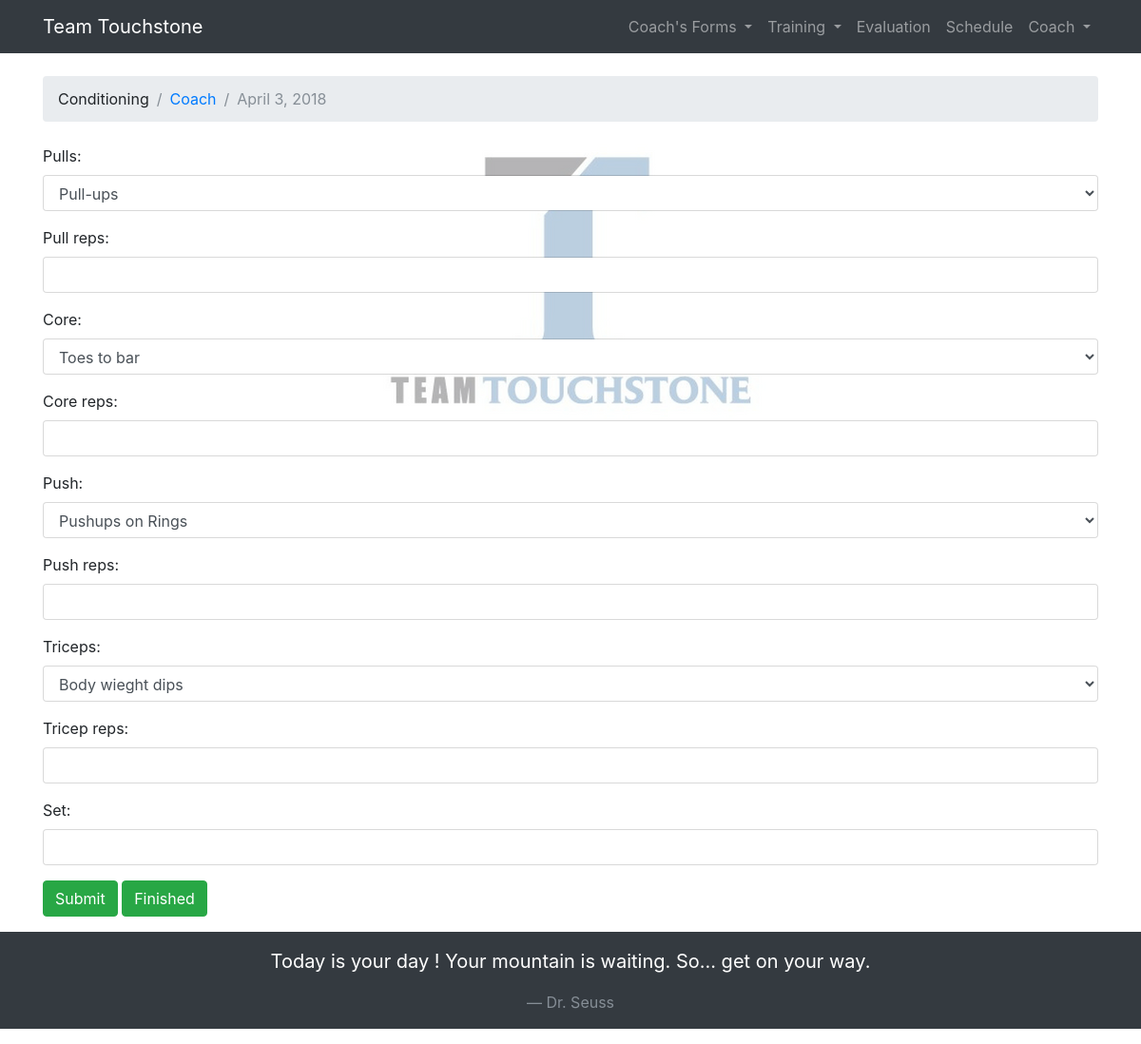
The app's page /AthletePage/new/ (signed in) with its own data.
### training/models.py (models this page shows, shortened)
class Athlete(models.Model):
    user = models.OneToOneField(User, on_delete=models.CASCADE)
    birthdate = models.DateField(null=True, blank=True)
    height = models.IntegerField(null=True, blank=True)
    wingspan = models.IntegerField(null=True, blank=True)
    ape_index = models.IntegerField(null=True, blank=True)
    weight = models.IntegerField(null=True, blank=True)
    guardian1 = models.CharField(max_length=50, blank=True)
    guardian1_email = models.EmailField(max_length=75, blank=True)
    guardian2 = models.CharField(max_length=50, blank=True)
    guardian2_email = models.EmailField(max_length=75, blank=True)
    eval_date = models.DateField(null=True, blank=True)

class ClimbingQuotes(models.Model):
    author = models.CharField(max_length=30)
    quote = models.CharField(max_length=200)

### training/views.py (the view)
# urls.py: url(r'^AthletePage/new/$', views.newConditioning, name='newConditioning'),
@login_required
def newConditioning(request):
    quote = ClimbingQuotes.objects.get(id=random.randint(1, quote_num))
    athlete = get_user(request)
    pulls = RefCategory.objects.get(pk=CATEGORY_ID['pulls']).get_last_exercise(athlete)
    core = RefCategory.objects.get(pk=CATEGORY_ID['core']).get_last_exercise(athlete)
    push = RefCategory.objects.get(pk=CATEGORY_ID['push']).get_last_exercise(athlete)
    triceps = RefCategory.objects.get(pk=CATEGORY_ID['triceps']).get_last_exercise(athlete)
    if request.method == 'POST':
        form = AthleteConditioningForm(request.POST)
        if form.is_valid():
            conditioning = form
            coreObject = Conditioning()
            coreObject.session, created = Session.objects.get_or_create(sessionDate=DATE,
                athlete=athlete)
            coreObject.exercise = conditioning.cleaned_data['Core']
            coreObject.repetitions = conditioning.cleaned_data['Core_Reps']
            coreObject.setNum = conditioning.cleaned_data['Set']
            pullObject = Conditioning()
            pullObject.session, created = Session.objects.get_or_create(sessionDate=DATE,
                athlete=athlete)
            pullObject.exercise = conditioning.cleaned_data['Pulls']
            pullObject.repetitions = conditioning.cleaned_data['Pull_Reps']
            pullObject.setNum = conditioning.cleaned_data['Set']
            pushObject = Conditioning()
            pushObject.session, created = Session.objects.get_or_create(sessionDate=DATE,
                athlete=athlete)
            pushObject.exercise = conditioning.cleaned_data['Push']
            pushObject.repetitions = conditioning.cleaned_data['Push_Reps']
            pushObject.setNum = conditioning.cleaned_data['Set']
            TricepsObject = Conditioning()
            TricepsObject.session, created = Session.objects.get_or_create(sessionDate=DATE,
                athlete=athlete)
            TricepsObject.exercise = conditioning.cleaned_data['Triceps']
            TricepsObject.repetitions = conditioning.cleaned_data['Tricep_Reps']
            TricepsObject.setNum = conditioning.cleaned_data['Set']
            TricepsObject.save()
            pushObject.save()
            pullObject.save()
            coreObject.save()
            return redirect('athletePage')
    else:
        form = AthleteConditioningForm(initial={'Pulls': pulls, 'Core': core, 'Push': push,
                'Triceps': triceps })
    return render(request, 'new_conditioning.html', {'athlete': athlete, 'form': form, 'date': DATE, 'quote': quote})

### training/forms.py
class AthleteConditioningForm(forms.Form):
    Pulls = forms.ModelChoiceField(queryset=RefExercise.objects.filter(category__id=1))
    Pull_Reps = forms.IntegerField(min_value=1, max_value=12)
    Core = forms.ModelChoiceField(queryset=None)
    Core_Reps = forms.IntegerField(min_value=1, max_value=12)
    Push = forms.ModelChoiceField(queryset=None)
    Push_Reps = forms.IntegerField(min_value=1, max_value=12)
    Triceps = forms.ModelChoiceField(queryset=None)
    Tricep_Reps = forms.IntegerField(min_value=1, max_value=12)
    Set = forms.IntegerField(min_value=1, max_value=3)
    def __init__(self, *args, **kwargs):
        super(AthleteConditioningForm, self).__init__(*args, **kwargs)
        self.fields['Core'].queryset =RefExercise.objects.filter(category__id=3)
        self.fields['Push'].queryset =RefExercise.objects.filter(category__id=2)
        self.fields['Triceps'].queryset =RefExercise.objects.filter(category__id=4)

### training/models.py (called while the page is built)
    def get_last_exercise(self, athlete):
        try:
            last_exercise = Conditioning.objects.filter(session__athlete = athlete, exercise__category=self).last()
            return last_exercise.exercise
        except:
            return None

    def __str__(self):
        return self.exercise

### training/views.py (called while the page is built)
def get_user(request):
    pk = request.user.pk
    athlete = get_object_or_404(Athlete, user__pk=pk)
    return athlete

### templates/new_conditioning.html (shortened to what this page needs)
{% extends 'base.html' %}
{% block breadcrumb %}
<li class="breadcrumb-item">Conditioning</li>
  <li class="breadcrumb-item"><a href="{% url 'athletePage' %}">{{ athlete.user.username }}</a></li>
  <li class="breadcrumb-item active">{{date}}</li>
{% endblock %}
{% block content %}
<form method="post" novalidate>
  {% include 'includes/form.html' %}
  <button type="submit" class="btn btn-success">Submit</button>
  <a class="btn btn-success" href="{% url 'athletePage' %}">Finished</a>
</form>
{% endblock %}

### templates/base.html (shortened to what this page needs)
{% load static %}
<!DOCTYPE html>
<html>
  <head>
    <link rel="stylesheet" href="{% static 'css/bootstrap.min.css' %}">
    <link rel="stylesheet" href="{% static 'css/training.css' %}">
    <link rel="stylesheet" href="{% static 'css/flipclock.css' %}">
  </head>
  <body>
   {% block body %}
    <nav class="navbar navbar-expand-md navbar-dark bg-dark">
      <div class="container">
        <a class="navbar-brand" href="{% url 'home' %}">Team Touchstone</a>
        <div class="collapse navbar-collapse" id="mainMenu">
          {% if user.is_authenticated %}
                <ul class="navbar-nav ml-auto">
                {% ifequal user.groups.all.0.name 'Coach' %}
                <li class="nav-item dropdown">
                  <a class="nav-link dropdown-toggle" href="#" id='CoachMenu' data-toggle="dropdown" aria-haspopup="true" aria-expanded="false">
                    Coach's Forms
                  </a>
                </li>
                  {% endifequal %}
                  <li class="nav-item dropdown">
                    <a class="nav-link dropdown-toggle" href="#" id='TrainingMenu' data-toggle="dropdown" aria-haspopup="true" aria-expanded="false">
                      Training
                    </a>
                  </li>
                  <li class="nav-item">
                    <a class="nav-link" href="{% url 'athleteMetrics' %}">Evaluation</a>
                  </li>
                  <li class="nav-item">
                    <a class="nav-link" href="{% url 'practice_schedule' %}">Schedule</a>
                  </li>
                  <li class="nav-item dropdown">
                    <a class="nav-link dropdown-toggle" href="#" id='userMenu' data-toggle="dropdown" aria-haspopup="true" aria-expanded="false">
                      {{ user.username }}
                    </a>
                  </li>
                </ul>
                {% else %}
                <form class="form-inline ml-auto">
                   <a href="{% url 'login' %}" class="btn btn-outline-secondary">Log in</a>
                   <a href="#" class="btn btn-primary ml-2">Sign up</a>
                </form>
            {% endif %}
              </div>
      </div>
    </nav>
<div class="background">
    <div class="container">
      <ol class="breadcrumb my-4">
        {% block breadcrumb %}
        {% endblock %}
      </ol>
      {% block content %}
      {% endblock %}
    </div>
    {% endblock body %}
  </div>
  </body>
  <footer class="pt-3">
    <div class='bg-dark'>
      <div class='blockquote text-white text-center'>
        <p class='pt-3'>{{quote.quote}}</p>
        <p class= 'pb-3 blockquote-footer'>{{quote.author}}</p>
      </div>
    </div>
  </footer>
</html>

### static/css/training.css (style rules this page uses)
.background { background-image: url(../img/TeamTouchstoneLogo.png); background-position: top center; background-repeat: no-repeat; background-size: auto; background-attachment: fixed; }

### records on screen
Athlete: user.username "Coach"
ClimbingQuotes: quote "Today is your day ! Your mountain is waiting. So... get on your way.", author "Dr. Seuss"

### other values on screen
{{ user.username }} "Coach"
{{ date }} "April 3, 2018"
{{ field.label_tag }} "Pulls:" "Pull reps:" "Core:" "Core reps:" "Push:" "Push reps:" "Triceps:" "Tricep reps:" "Set:"
